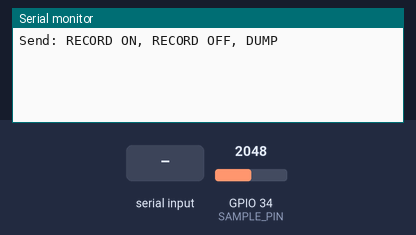
Simulated run of this sketch. Board: ESP32. On the bench: the last lines printed to the serial monitor. The inputs (shaded band) are chosen by the test bench; at power-on: GPIO 34 (SAMPLE_PIN) = 2048.

Above: at 1.2 s.
1.3 s: "RECORD ON\n" received over Serial
At 2.1 s:
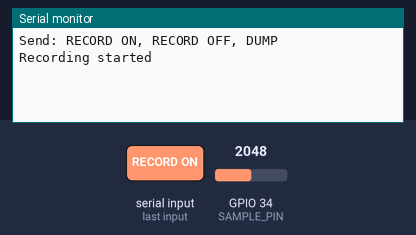
2.8 s: "RECORD OFF\n" received over Serial
At 3.3 s:
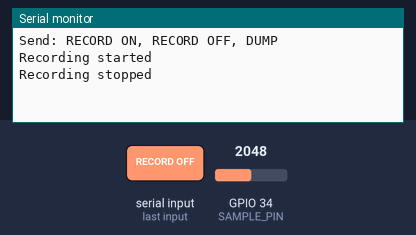
4.3 s: "DUMP\n" received over Serial
At 5.4 s:
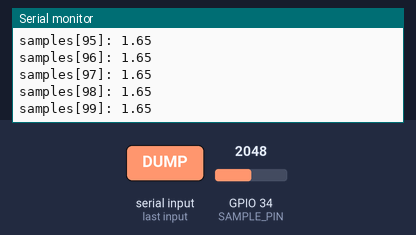
Timing chart, 0 to 7.3 s (numbered marks = the images above; inputs shaded):
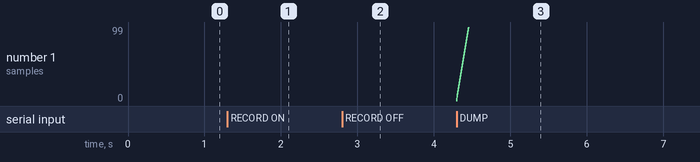

The sketch:

esp32_active_180.ino
```cpp
// snippet: esp32_active_180
// tags: esp32, active, serial, command
// boards: esp32
// library: none
// description: ESP32 active sketch: RECORD ON buffers float samples[100] from pin 34 at 100Hz
// prompts: esp32, active, sketch, record, buffers, float
// verified: compile-only
// source: kd-generated (id 180)
// exact-include: Arduino.h

#include <Arduino.h>

#define SAMPLE_RATE 100       // Hz
#define SAMPLE_SIZE 100
#define SAMPLE_PIN 34

float samples[SAMPLE_SIZE];
int sampleIndex = 0;
bool recording = false;
unsigned long prevSampleMs = 0;
const unsigned long SAMPLE_INTERVAL = 1000 / SAMPLE_RATE;  // 10ms

void setup() {
  Serial.begin(115200);
  pinMode(SAMPLE_PIN, INPUT);
  Serial.println("Send: RECORD ON, RECORD OFF, DUMP");
}

void loop() {
  if (Serial.available() > 0) {
    String command = Serial.readStringUntil('\n');
    command.trim();

    if (command == "RECORD ON") {
      recording = true;
      sampleIndex = 0;
      prevSampleMs = millis();
      Serial.println("Recording started");
    } else if (command == "RECORD OFF") {
      recording = false;
      Serial.println("Recording stopped");
    } else if (command == "DUMP") {
      Serial.println("Dumping samples:");
      for (int i = 0; i < sampleIndex; i++) {
        Serial.print("samples[");
        Serial.print(i);
        Serial.print("]: ");
        Serial.println(samples[i]);
      }
    }
  }

  // Sample at controlled 100Hz rate (not as fast as loop allows)
  if (recording && sampleIndex < SAMPLE_SIZE) {
    unsigned long now = millis();
    if (now - prevSampleMs >= SAMPLE_INTERVAL) {
      prevSampleMs = now;
      // ESP32: 12-bit ADC, 3.3V reference
      samples[sampleIndex++] = analogRead(SAMPLE_PIN) * (3.3f / 4095.0f);
    }
  }
}
```

Measured:
- after the input at 1.3 s, the serial monitor: prints a new line at once (image 1)
- after the input at 2.8 s, the serial monitor: prints a new line at once (image 2)
- after the input at 4.3 s, the serial monitor: prints a new line at once (image 3)
